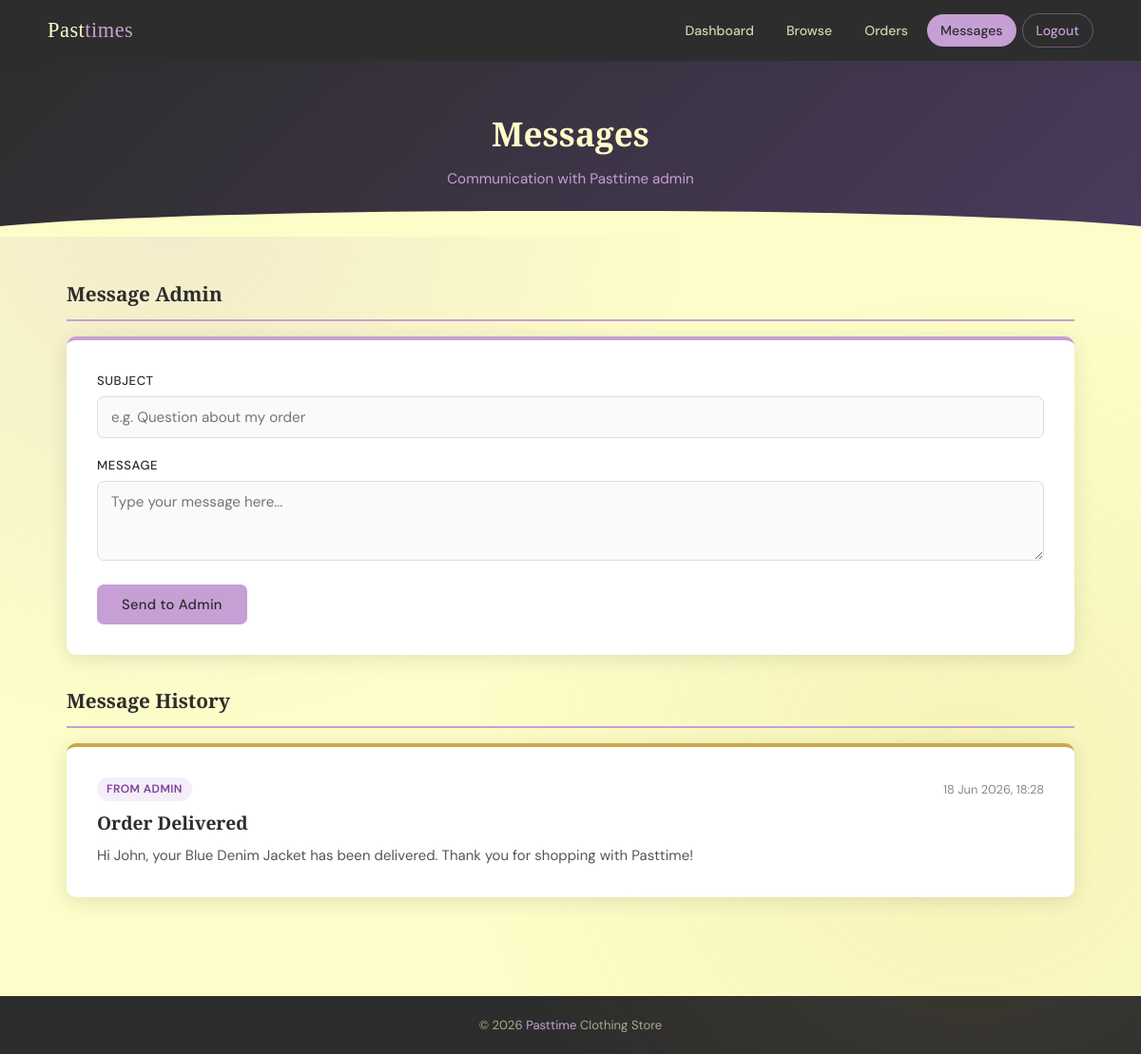
The page /messages.php (signed in) on the database its author committed.
### tables this page shows
CREATE TABLE tblMessage (
    message_id  INT AUTO_INCREMENT PRIMARY KEY,
    sender_type ENUM('admin','user') NOT NULL,
    user_id     INT NOT NULL,
    order_id    INT,
    subject     VARCHAR(150) NOT NULL,
    message     TEXT NOT NULL,
    is_read     TINYINT(1) NOT NULL DEFAULT 0,
    created_at  DATETIME DEFAULT CURRENT_TIMESTAMP,
    FOREIGN KEY (user_id)  REFERENCES tblUser(user_id)   ON DELETE CASCADE,
    FOREIGN KEY (order_id) REFERENCES tblAorder(order_id) ON DELETE SET NULL
);

### messages.php (the view, shortened to what this page needs)
<?php
require_once 'DBConn.php';
$userId = $_SESSION['user_id'];
$conn->query("UPDATE tblMessage SET is_read = 1 WHERE user_id = $userId AND sender_type = 'admin'");
$stmt = $conn->prepare("SELECT * FROM tblMessage WHERE user_id = ? ORDER BY created_at DESC");
$stmt->bind_param("i", $userId);
$stmt->execute();
$messages = $stmt->get_result();
?>
<!DOCTYPE html>
<html lang="en">
<head>
    <link rel="stylesheet" href="css/style.css">
</head>
<body>
<header>
    <div class="nav-inner">
        <span class="nav-brand">Past<span>times</span></span>
        <nav class="nav-links">
            <a href="/pastimes/user_dashboard.php">Dashboard</a>
            <a href="/pastimes/clothes.php">Browse</a>
            <a href="/pastimes/order_history.php">Orders</a>
            <a href="/pastimes/messages.php" class="active">Messages</a>
            <a href="/pastimes/logout.php" class="btn-nav-logout">Logout</a>
        </nav>
    </div>
</header>
<div class="page-hero">
    <h1>Messages</h1>
    <p>Communication with Pasttime admin</p>
</div>
<div class="wrapper">
    <div class="section-head" style="margin-top:24px;">
        <h2>Message Admin</h2>
    </div>
    <div class="card">
        <form method="POST" action="messages.php">
            <div class="form-group">
                <label>Subject</label>
                <input type="text" name="subject" required placeholder="e.g. Question about my order">
            </div>
            <div class="form-group">
                <label>Message</label>
                <textarea name="message" rows="3" required placeholder="Type your message here..."></textarea>
            </div>
            <button type="submit" class="btn btn-primary">Send to Admin</button>
        </form>
    </div>
    <div class="section-head" style="margin-top:32px;">
        <h2>Message History</h2>
    </div>
    <?php if ($messages->num_rows === 0): ?>
        <div class="msg msg-info">No messages yet.</div>
    <?php else: ?>
        <?php while ($row = $messages->fetch_assoc()): ?>
            <div class="card" style="margin-top:14px; border-top-color: <?php echo $row['sender_type'] === 'admin' ? 'var(--gold)' : 'var(--primary)'; ?>;">
                <div style="display:flex; justify-content:space-between; align-items:center; margin-bottom:8px;">
                    <span class="badge <?php echo $row['sender_type'] === 'admin' ? 'badge-seller' : 'badge-buyer'; ?>">
                        <?php echo $row['sender_type'] === 'admin' ? 'From Admin' : 'You sent'; ?>
                    </span>
                    <span style="color:#888; font-size:0.8rem;"><?php echo date('d M Y, H:i', strtotime($row['created_at'])); ?></span>
                </div>
                <h3 style="margin-bottom:6px;"><?php echo htmlspecialchars($row['subject']); ?></h3>
                <p style="color:#555;"><?php echo htmlspecialchars($row['message']); ?></p>
            </div>
        <?php endwhile; ?>
    <?php endif; ?>
</div>
<footer>
    &copy; <?php echo date('Y'); ?> <span>Pasttime</span> Clothing Store
</footer>
</body>
</html>

### css/style.css (style rules this page uses)
:root { --primary: #c69fd5; --primary-dark: #a97dbf; --secondary: #2d2d2d; --bg: #fdfdc9; --gold: #c9a84c; --gold-light: #e8c96e; --text: #333333; --white: #ffffff; --error: #c0392b; --success: #27ae60; --border: #ddd; --shadow: rgba(45, 45, 45, 0.12); --radius: 10px; --transition: 0.25s ease; }
*, *::before, *::after { box-sizing: border-box; margin: 0; padding: 0; }
html { scroll-behavior: smooth; }
body { font-family: 'DM Sans', sans-serif; background-color: var(--bg); color: var(--text); min-height: 100vh; font-size: 15px; line-height: 1.6; }
body::before { content: ''; position: fixed; top: 0; left: 0; right: 0; bottom: 0; background-image: radial-gradient(circle at 15% 20%, rgba(198,159,213,0.18) 0%, transparent 40%), radial-gradient(circle at 85% 75%, rgba(201,168,76,0.12) 0%, transparent 40%); pointer-events: none; z-index: 0; }
h1, h2, h3 { font-family: 'Playfair Display', serif; color: var(--secondary); }
h1 { font-size: 2.2rem; font-weight: 700; }
h2 { font-size: 1.6rem; font-weight: 600; }
h3 { font-size: 1.2rem; font-weight: 600; }
a { color: var(--primary-dark); text-decoration: none; transition: color var(--transition); }
.wrapper { position: relative; z-index: 1; max-width: 1100px; margin: 0 auto; padding: 20px; }
header { background: var(--secondary); padding: 0 30px; position: sticky; top: 0; z-index: 100; box-shadow: 0 2px 12px var(--shadow); }
.nav-inner { max-width: 1100px; margin: 0 auto; display: flex; align-items: center; justify-content: space-between; height: 64px; }
.nav-brand { font-family: 'Playfair Display', serif; font-size: 1.4rem; color: var(--bg); letter-spacing: 0.5px; }
.nav-brand span { color: var(--primary); }
.nav-links { display: flex; gap: 6px; align-items: center; }
.nav-links a { color: rgba(253,253,201,0.8); font-size: 0.88rem; padding: 6px 14px; border-radius: 20px; transition: all var(--transition); font-weight: 500; }
.nav-links a:hover, .nav-links a.active { background: var(--primary); color: var(--secondary); }
.nav-links a.btn-nav-logout { background: transparent; border: 1px solid rgba(198,159,213,0.4); color: var(--primary); }
.page-hero { background: linear-gradient(135deg, var(--secondary) 0%, #4a3a5c 100%); padding: 48px 30px; text-align: center; position: relative; overflow: hidden; }
.page-hero::after { content: ''; position: absolute; bottom: -1px; left: 0; right: 0; height: 28px; background: var(--bg); clip-path: ellipse(55% 100% at 50% 100%); }
.page-hero h1 { color: var(--bg); margin-bottom: 8px; }
.page-hero p { color: var(--primary); font-size: 0.95rem; }
.card { background: var(--white); border-radius: var(--radius); padding: 32px; box-shadow: 0 4px 20px var(--shadow); border-top: 4px solid var(--primary); margin-bottom: 24px; }
.form-group { margin-bottom: 18px; }
.form-group label { display: block; font-size: 0.82rem; font-weight: 500; color: var(--secondary); margin-bottom: 6px; text-transform: uppercase; letter-spacing: 0.6px; }
.form-group input, .form-group select, .form-group textarea { width: 100%; padding: 11px 14px; border: 1.5px solid #ddd; border-radius: 7px; font-family: 'DM Sans', sans-serif; font-size: 0.95rem; color: var(--text); background: #fafafa; transition: border-color var(--transition), box-shadow var(--transition); outline: none; }
.btn { display: inline-block; padding: 11px 26px; border-radius: 7px; font-family: 'DM Sans', sans-serif; font-size: 0.92rem; font-weight: 500; cursor: pointer; border: none; transition: all var(--transition); text-align: center; letter-spacing: 0.3px; }
.btn-primary { background: var(--primary); color: var(--secondary); }
.badge { display: inline-block; padding: 3px 10px; border-radius: 20px; font-size: 0.75rem; font-weight: 600; text-transform: uppercase; letter-spacing: 0.4px; }
.badge-seller { background: #f4eef8; color: #7d3f9e; }
.section-head { display: flex; align-items: center; justify-content: space-between; margin: 32px 0 16px; padding-bottom: 10px; border-bottom: 2px solid var(--primary); }
.section-head h2 { font-size: 1.3rem; }
footer { background: var(--secondary); color: rgba(253,253,201,0.6); text-align: center; padding: 20px; font-size: 0.82rem; margin-top: 60px; }
footer span { color: var(--primary); }

### rows shown on the page
tblmessage: sender_type "FROM ADMIN", created_at "18 Jun 2026, 18:28", subject "Order Delivered", message "Hi John, your Blue Denim Jacket has been delivered. Thank you for shopping with Pasttime!"
